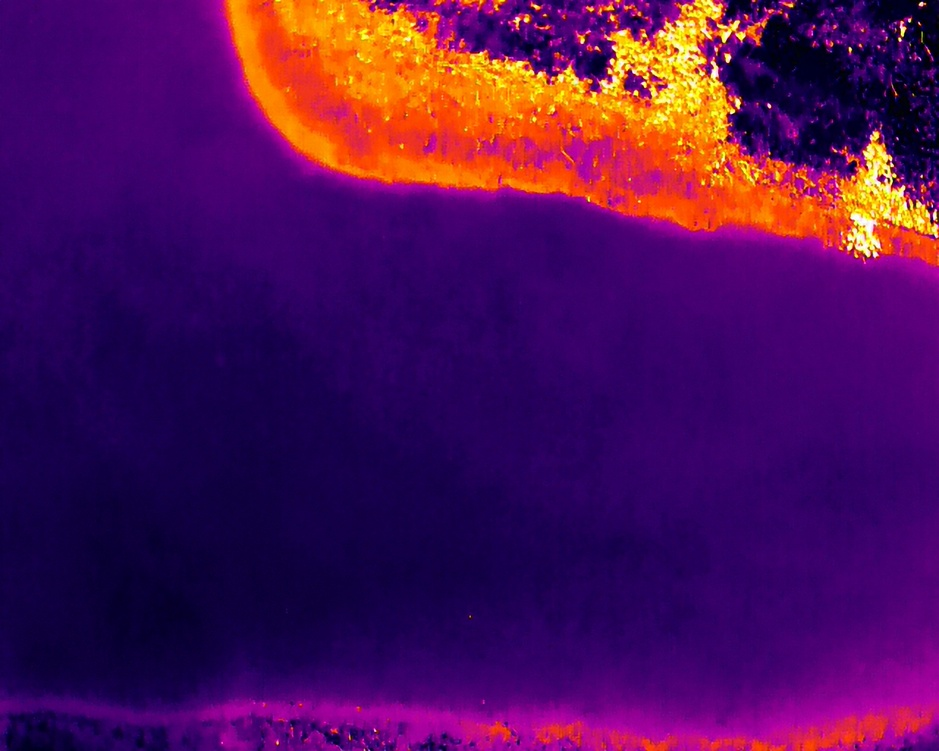
#> input picture 水面/src/T2.JPG, 939 x 751 px, shrunk from 1280 x 1024 before the run
$ python '06-1-多个轮廊.py'
#> lines starting #> are read from the running program, lines starting #| are printed output that depends on the picture; after the words box and inside, x2 and y2 are one past the last pixel; in counts of white or black regions, pixels touching at a corner belong together
import cv2
import numpy as np
import matplotlib.pyplot as plt
image_path = 'src/T2.JPG'
# 读取红外图像
image = cv2.imread(image_path, cv2.IMREAD_GRAYSCALE)
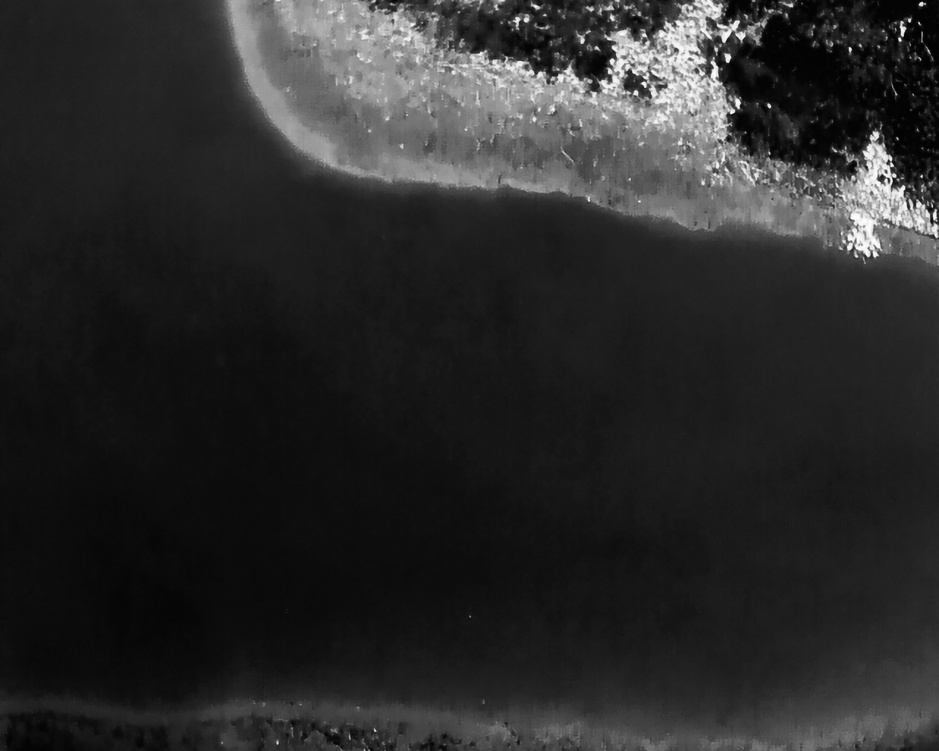
#> image: shape (751, 939); min 0, max 255, mean 42.6

# 使用全局阈值分割低温区
_, thresholded = cv2.threshold(image, 30, 255, cv2.THRESH_BINARY_INV)
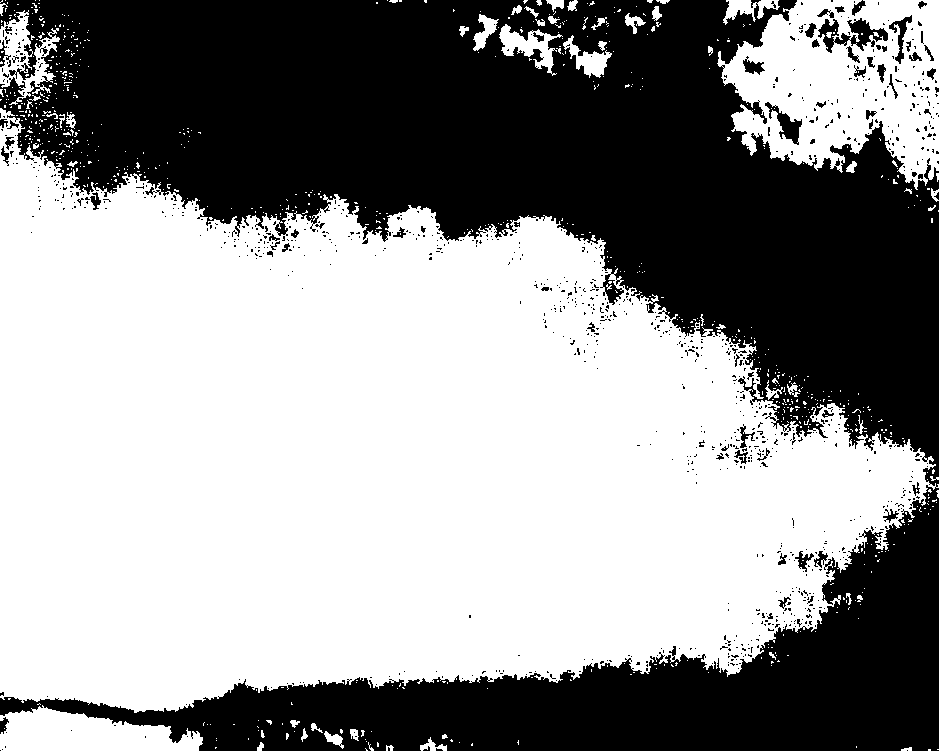
#> thresholded: shape (751, 939); 57.7% white; 996 black regions (928 under 20 px)

# 查找轮廓
contours, _ = cv2.findContours(thresholded, cv2.RETR_EXTERNAL, cv2.CHAIN_APPROX_SIMPLE)
#> contours = 749 contours, 714 with area under 20; largest, box (x1, y1, x2, y2) and area: (0, 108, 939, 713) 366550, (717, 0, 939, 190) 29331, (0, 705, 203, 751) 5899, (0, 10, 60, 105) 2199, (499, 24, 563, 76) 1144

# 按面积排序，找到前五个面积最大的轮廓
contours = sorted(contours, key=cv2.contourArea, reverse=True)[:5]
#> contours = 5 contours; box (x1, y1, x2, y2) and area: (0, 108, 939, 713) 366550, (717, 0, 939, 190) 29331, (0, 705, 203, 751) 5899, (0, 10, 60, 105) 2199, (499, 24, 563, 76) 1144

# 创建彩色图像以绘制结果
output_image_polygon = cv2.cvtColor(image, cv2.COLOR_GRAY2BGR)
output_image_hull = cv2.cvtColor(image, cv2.COLOR_GRAY2BGR)

# 为每个轮廓进行拟合并绘制结果
for contour in contours:
    # 多边形拟合
    epsilon = 0.01 * cv2.arcLength(contour, True)
    approx = cv2.approxPolyDP(contour, epsilon, True)
    cv2.drawContours(output_image_polygon, [approx], 0, (0, 255, 0), 5)

    # 计算凸包
    hull = cv2.convexHull(contour)
    cv2.drawContours(output_image_hull, [hull], 0, (0, 255, 0), 5)
#> this loop made 5 passes
#> epsilon on passes 1 to 5: 66.96, 14.88, 5.88, 9.23, 3.56
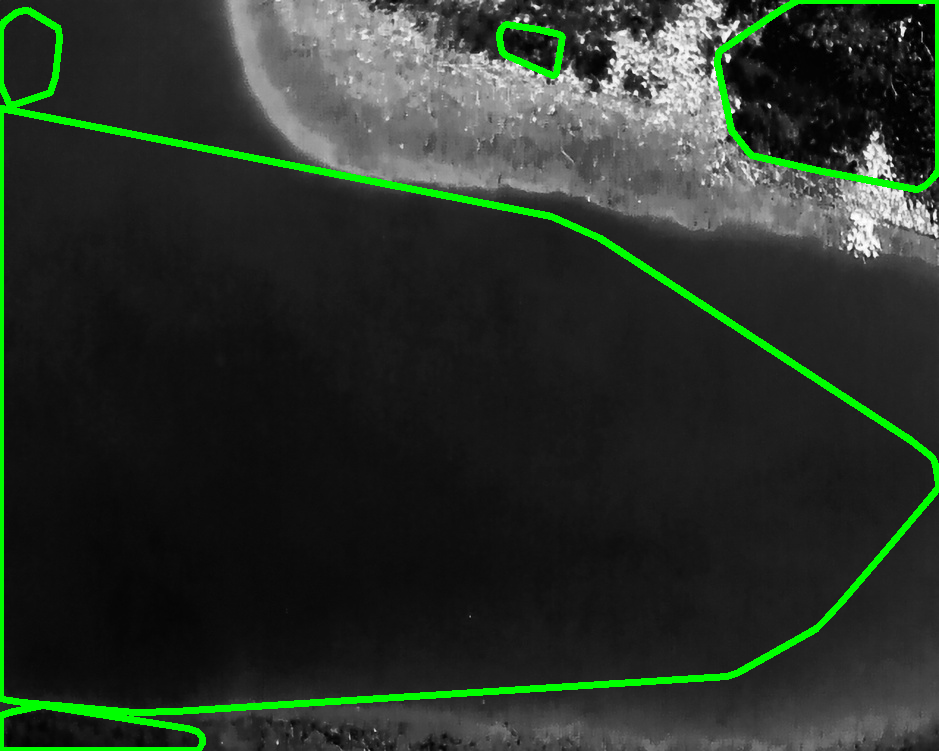
#> output_image_hull: shape (751, 939, 3); mean B, G, R 41.1, 50.5, 41.1
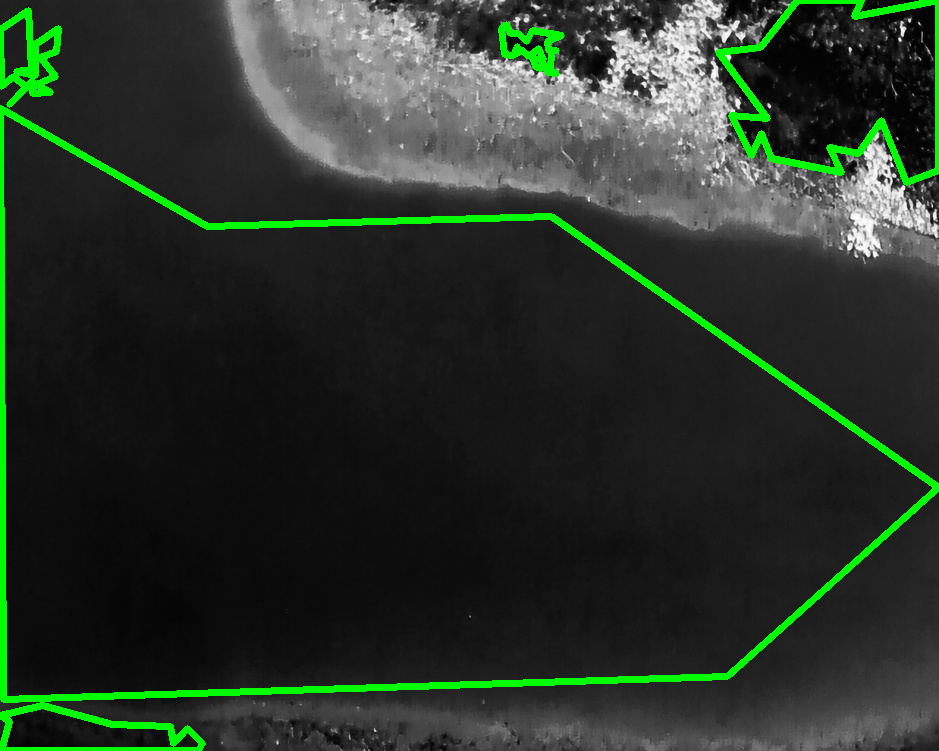
#> output_image_polygon: shape (751, 939, 3); mean B, G, R 41.4, 52.3, 41.4

# 显示结果
plt.figure(figsize=(12, 6))

plt.subplot(1, 2, 1)
plt.imshow(cv2.cvtColor(output_image_polygon, cv2.COLOR_BGR2RGB))
plt.title('Polygon Approximation')

plt.subplot(1, 2, 2)
plt.imshow(cv2.cvtColor(output_image_hull, cv2.COLOR_BGR2RGB))
plt.title('Convex Hull')

plt.show()

$ run again, with 水面/src/T1.JPG copied over 水面/src/T2.JPG
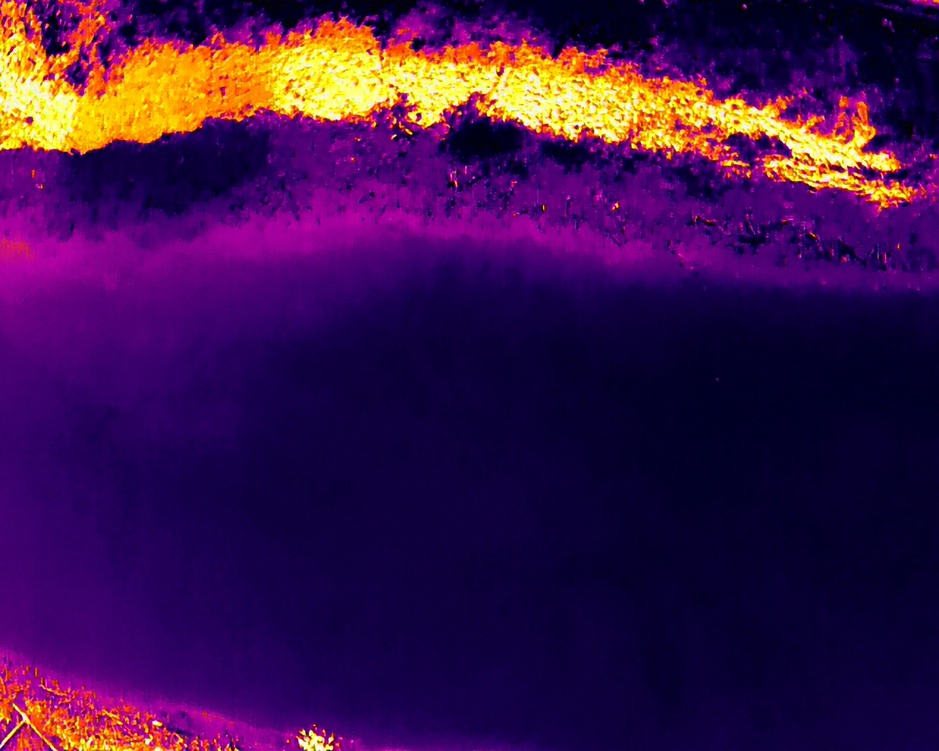
#> input picture 水面/src/T1.JPG, 939 x 751 px, shrunk from 1280 x 1024 before the run
#> `_, thresholded = cv2.threshold(image, 30, 255, cv2.THRESH_BINARY_INV)`:
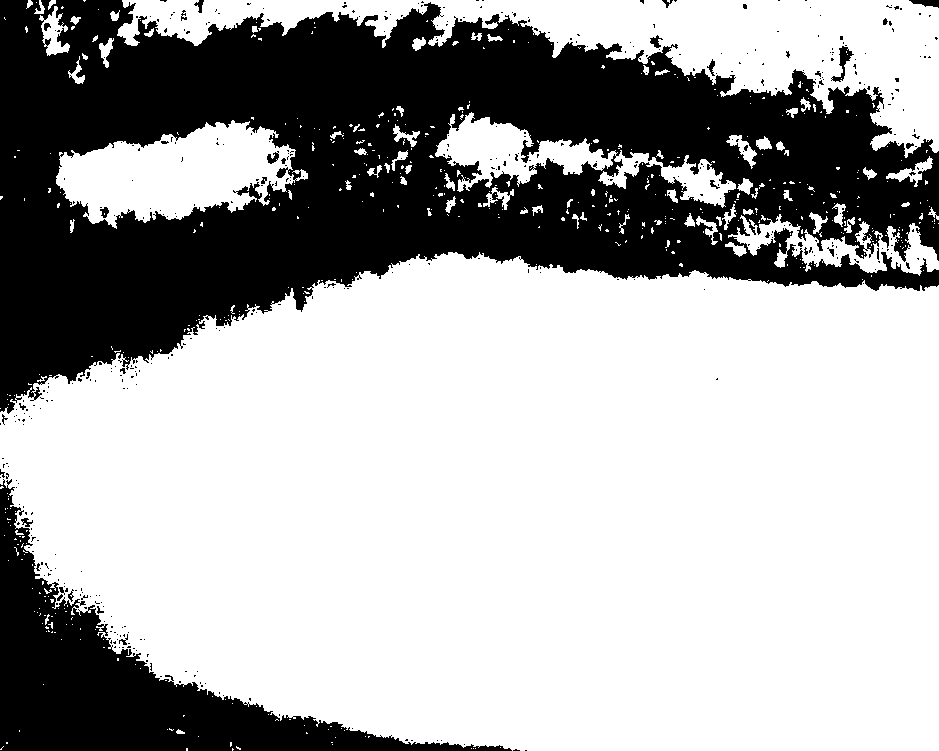
#> thresholded: shape (751, 939); 66.5% white; 462 black regions (432 under 20 px)
#> `contours, _ = cv2.findContours(thresholded, cv2.RETR_EXTERNAL, cv2.CHA..`: contours = 520 contours, 463 with area under 20; largest, box (x1, y1, x2, y2) and area: (0, 252, 939, 751) 388582, (117, 0, 939, 158) 42035, (56, 120, 308, 229) 15838, (435, 112, 736, 208) 8202, (728, 214, 939, 276) 4232
#> `contours = sorted(contours, key=cv2.contourArea, reverse=True)[:5]`: contours = 5 contours; box (x1, y1, x2, y2) and area: (0, 252, 939, 751) 388582, (117, 0, 939, 158) 42035, (56, 120, 308, 229) 15838, (435, 112, 736, 208) 8202, (728, 214, 939, 276) 4232
#> the loop `for contour in contours:` made 5 passes
#> epsilon on passes 1 to 5: 42.14, 33.83, 12.48, 16.83, 15.38
#> after the loop `for contour in contours:`:
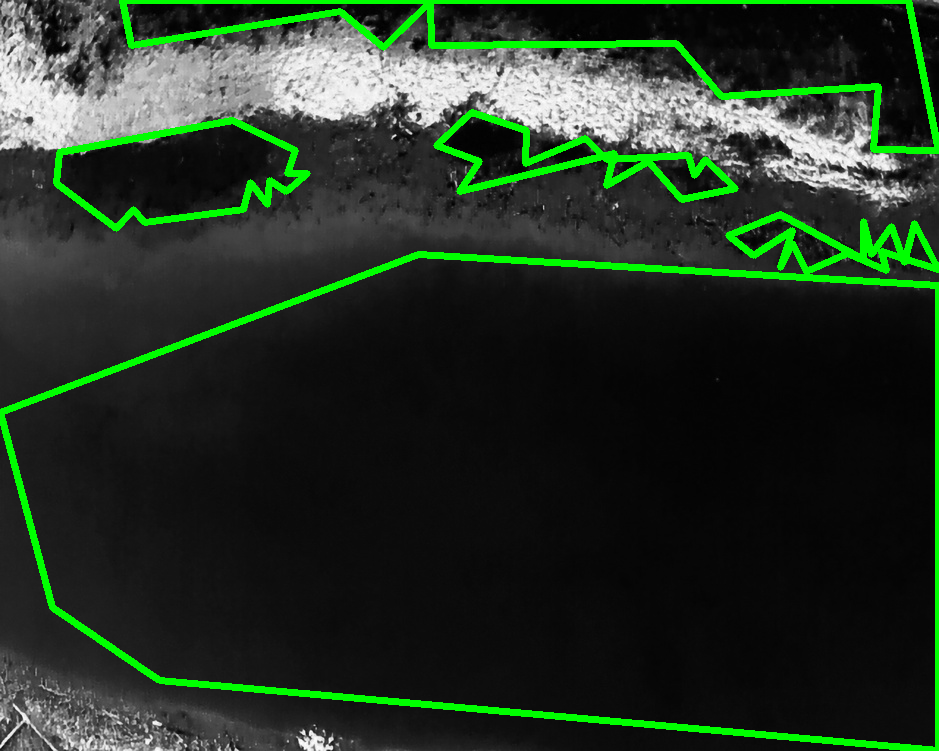
#> output_image_polygon: shape (751, 939, 3); mean B, G, R 36.2, 51.4, 36.2

$ run again, with 水面/src/T.JPG copied over 水面/src/T2.JPG
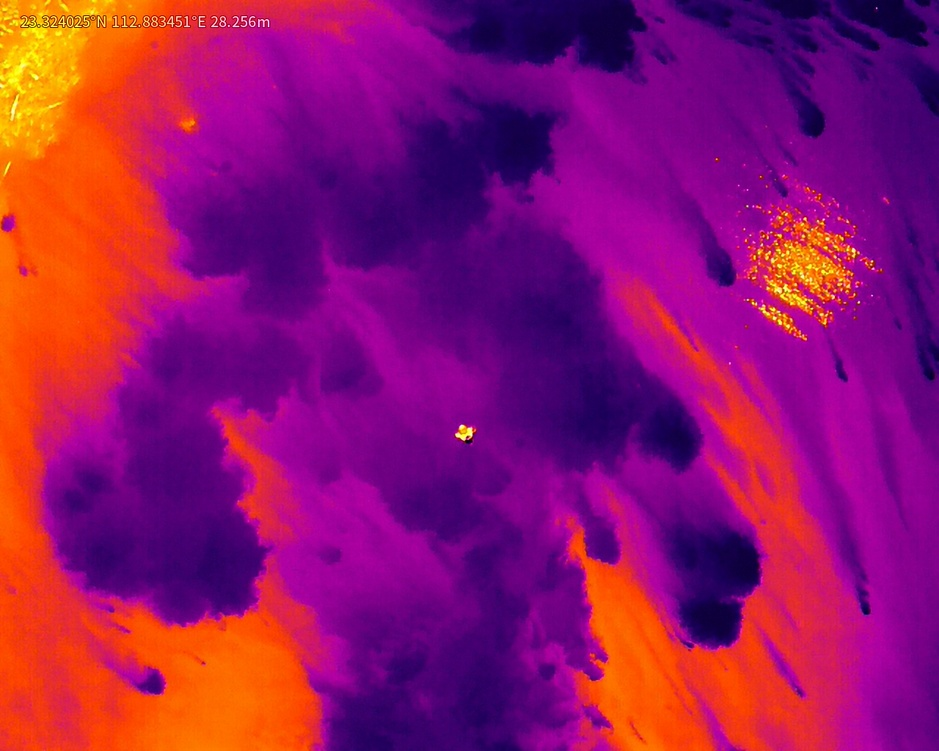
#> input picture 水面/src/T.JPG, 939 x 751 px, shrunk from 1280 x 1024 before the run
#> `_, thresholded = cv2.threshold(image, 30, 255, cv2.THRESH_BINARY_INV)`:
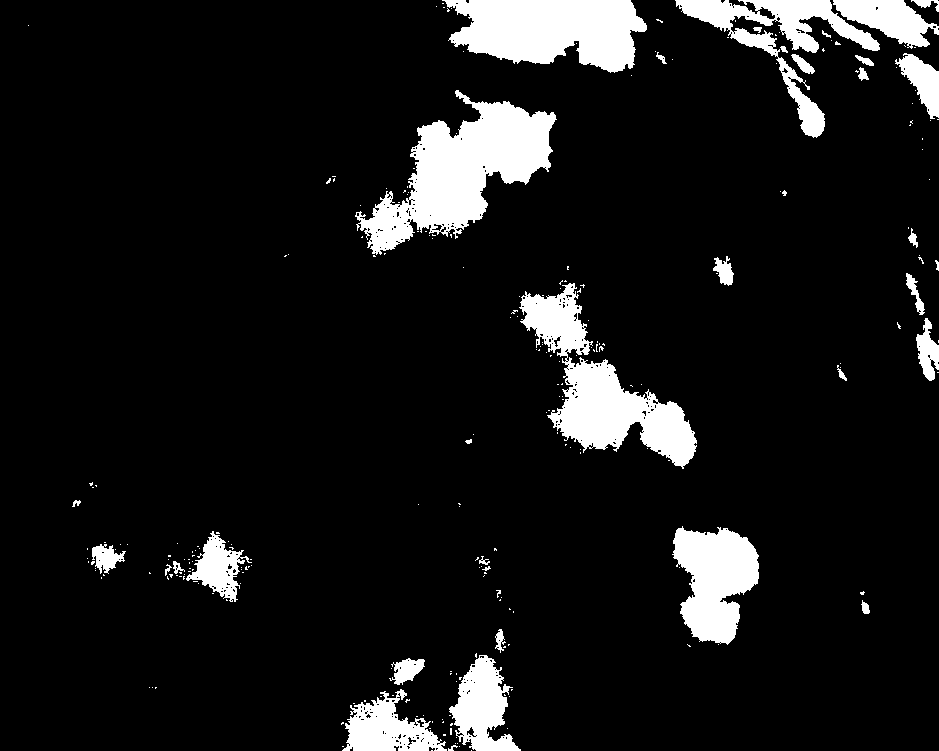
#> thresholded: shape (751, 939); 9.5% white; 259 white regions (224 under 20 px)
#> `contours, _ = cv2.findContours(thresholded, cv2.RETR_EXTERNAL, cv2.CHA..`: contours = 259 contours, 230 with area under 20; largest, box (x1, y1, x2, y2) and area: (355, 90, 557, 255) 13680, (519, 283, 697, 469) 10908, (442, 0, 647, 73) 10340, (672, 526, 759, 645) 6616, (675, 0, 880, 138) 5996
#> `contours = sorted(contours, key=cv2.contourArea, reverse=True)[:5]`: contours = 5 contours; box (x1, y1, x2, y2) and area: (355, 90, 557, 255) 13680, (519, 283, 697, 469) 10908, (442, 0, 647, 73) 10340, (672, 526, 759, 645) 6616, (675, 0, 880, 138) 5996
#> the loop `for contour in contours:` made 5 passes
#> epsilon on passes 1 to 5: 12.21, 12.72, 6.9, 5.2, 12.14
#> after the loop `for contour in contours:`:
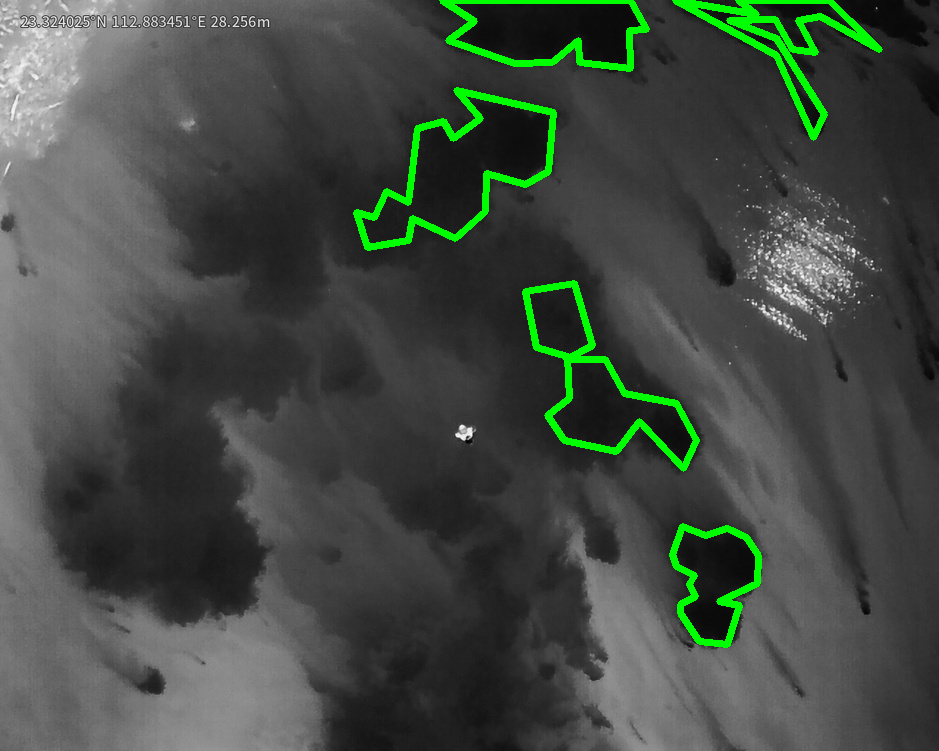
#> output_image_polygon: shape (751, 939, 3); mean B, G, R 66.4, 74, 66.4
